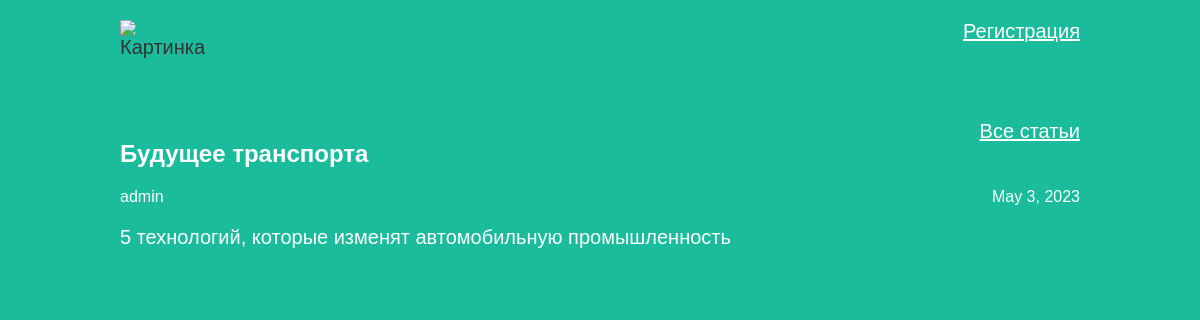
The app's page /article/1 with its own data.
### articles/models.py (models this page shows, shortened)
class Article(models.Model):
    title = models.CharField(max_length=200, unique=True)
    author = models.ForeignKey(User, on_delete=models.CASCADE)
    text = models.TextField()
    created_date = models.DateField(auto_now_add=True)
    def get_excerpt(self):
        return self.text[:140] + "..." if len(self.text) > 140 else self.text

### articles/views.py (the view)
# urls.py: re_path(r'^article/(?P<article_id>\d+)$', views.get_article, name='get_article'),
def get_article(request, article_id):
    try:
     post = Article.objects.get(id=article_id)
     return render(request, 'article.html', {"post": post})
    except Article.DoesNotExist:
     raise Http404

### articles/views.py (called while the page is built)
    def __call__(self, request):
        if request.user.is_authenticated and request.path in ['/auth/', '/registration/']:
            return redirect('http://127.0.0.1:8000/')
        response = self.get_response(request)
        return response

### articles/templates/article.html (shortened to what this page needs)
<!DOCTYPE html>
<html>
<head>
    <link rel="stylesheet" href="/static/css/article.css">
</head>
<body class="article">
    <div class="archive">
        <div class="headerleft">
            <p>
                {% load static %}
                <a href="http://127.0.0.1:8000/registration" style="float: right; color: white; order:1;">Регистрация</a>
                <img src="{% static 'img/log.png' %}" alt="Картинка" />
                <a href="http://127.0.0.1:8000" style="float: right; color: white;">Все статьи</a>
    </p>
</div>
<div class="one-post">
    <h2 class="post-title">{{post.title}}</h2>
    <div class="article-info">
        <div class="article-author">{{post.author.username}}</div>
        <div class="article-created-date">{{post.created_date}}</div>
    </div>
    <p class="article-text">{{post.get_excerpt}}</p>
    </div>
    </div>
</body>
</html>

### articles/static/css/article.css (style rules this page uses)
body { background: #1abc9c; font-family: Tahoma, Arial, sans-serif; color: #333; }
p, h4 { font-size: 20px; margin-bottom: 0; }
img { height: 30px; width: auto; }
.headerleft img { display: block; width: 100px; height: 100px; margin-left: 0; margin-right: 0; }
.archive { width: 960px; margin-left: auto; margin-right: auto; }
.article-author { width: 50%; float: left; }
p.article-text { color: white; }
div.article-author { color: white; }
div.article-created-date { color: white; }
h2.post-title { color: white; }
a { color: white; }
.article-created-date { text-align: right; }

### records on screen
Article: title "Будущее транспорта", author.username "admin", created_date "May 3, 2023", get_excerpt "5 технологий, которые изменят автомобильную промышленность"
